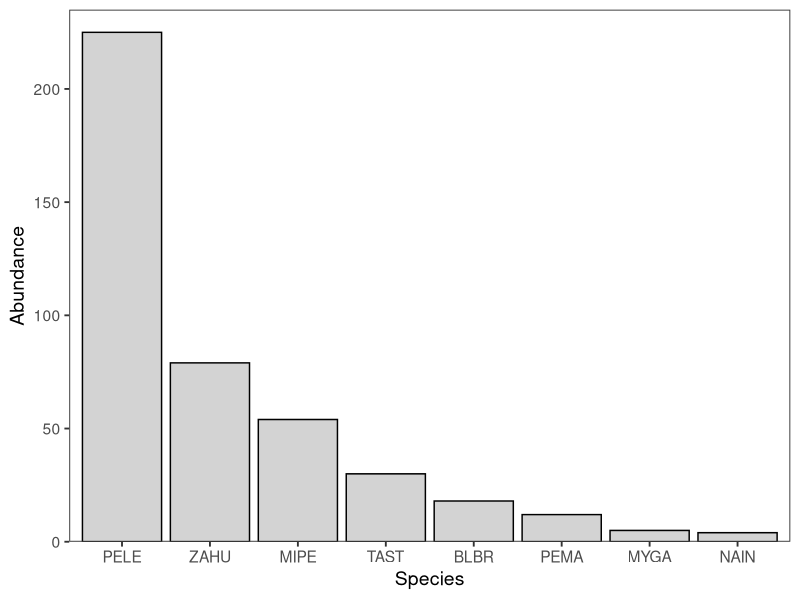
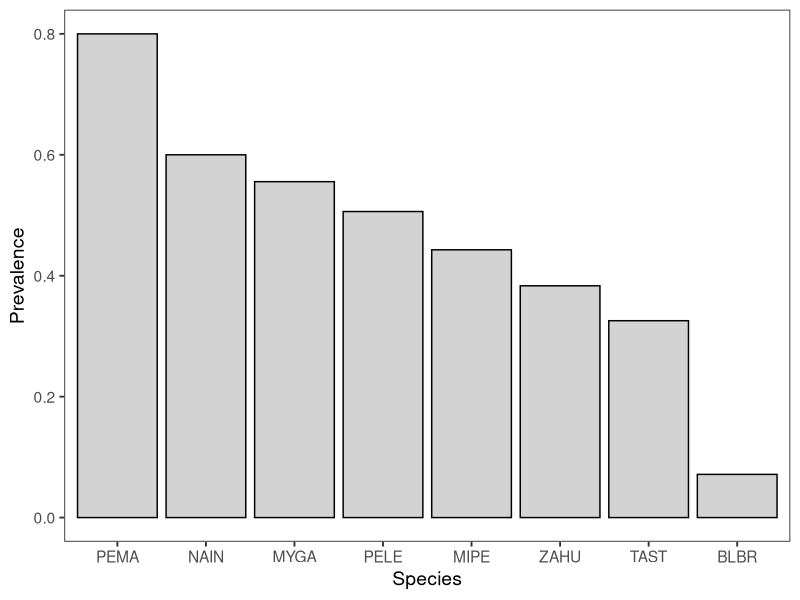
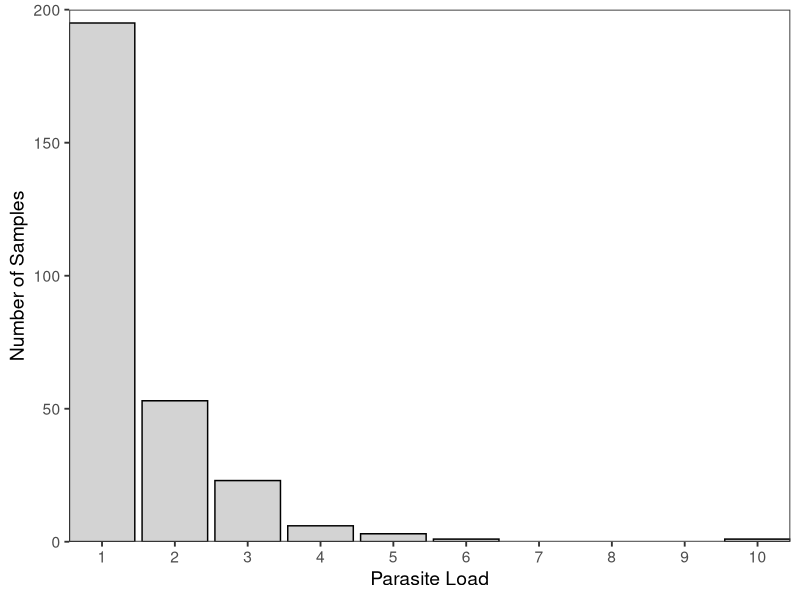
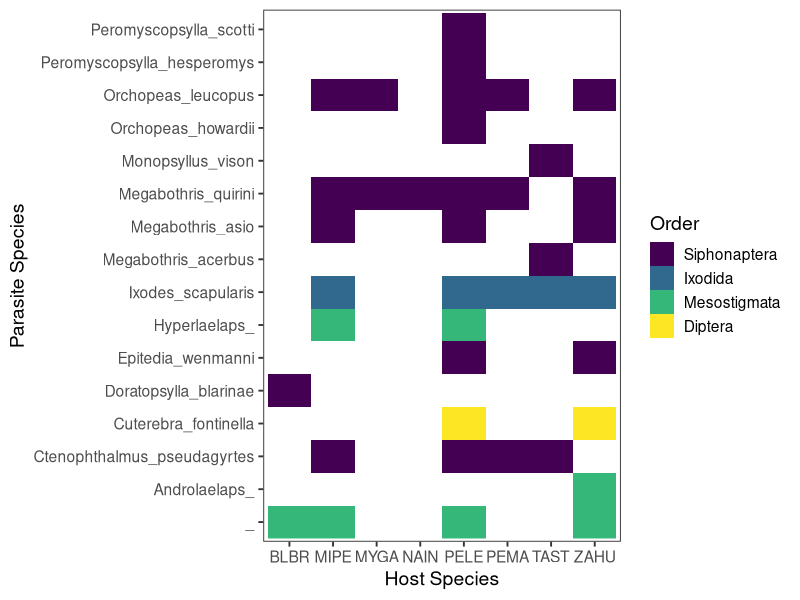
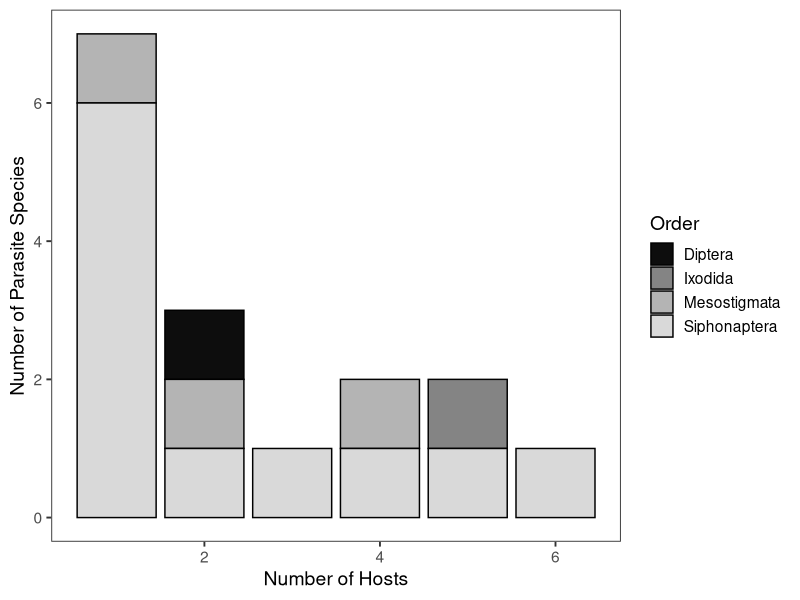

The R source for these figures, in order:
###################################################
# Building multi-scale MSOM to test links between #
# ectoparasite life history and relative          #
# importance of covariates, host specificity      #
# Ch. 3 of dissertation                           #
# Spring 2021                                     #
###################################################

# Setup --------------------------------------------
# Load packages
library(tidyverse)
library(viridis)
library(abind)

# Load data
mamm.raw <- read.csv("MammRawData.csv")
ecto.raw <- read.csv("EctosAll.csv")
veg.raw <- read.csv("VegRawData.csv")

# Set seed
set.seed(15)

# Clean data ------------------------
# Mammals
mamm.2020 <- mamm.raw %>%
  mutate(Date = as.Date(Date, format = "%d/%m/%Y")) %>%
  filter(Date > as.Date("2020-01-01")) %>%
  select(Site:Day, Tag, Abbrev:Mass, Ecto) %>%
  filter(Tag != "") %>%
  filter(!Abbrev %in% c("", "PE??", "SOCI")) %>%
  rename("SampleNo." = Ecto)

# Ectos 
ecto.clean <- ecto.raw %>%
  filter(Other != "Springtail?") %>%
  .[!(.$Order == "Ixodida" & .$Species == ""),]

# Veg
veg.2020 <- veg.raw %>%
  mutate(Date = as.Date(Date, format = "%d/%m/%Y")) %>%
  filter(Date > as.Date("2020-01-01"))

# Merge datasets and adjust day by sampling period --------------------
breaks <- c(as.Date("2020-05-25"), as.Date("2020-06-17"),
            as.Date("2020-07-12"), as.Date("2020-08-08"))

mamm.ecto <- mamm.2020 %>%
  left_join(., ecto.raw, by = "SampleNo.") %>%
  mutate(trap.sesh = cut(as.Date(Date, format = "%Y-%m-%d"), breaks, 
                         labels = as.character(1:3))) %>%
  mutate(Day = case_when(trap.sesh == "2" ~ as.character(Day+3),
                         trap.sesh == "3" ~ as.character(Day+6),
                         TRUE ~ as.character(Day))) %>%
  mutate(Day = as.numeric(Day))

# Mammal summary stats and early tables/figures ------------------
# Number of mammal species
length(unique(mamm.ecto$Abbrev))

# Individuals per mammal species
mamm.abund <- mamm.2020 %>%
  distinct_at(.vars = vars(Site, Abbrev, Tag), .keep_all = T) %>%
  group_by(Abbrev) %>%
  summarise(Count = n()) 

# Create rank-abundance figure
mamm.abund$Abbrev <- reorder(mamm.abund$Abbrev, -mamm.abund$Count)

ggplot(data = mamm.abund, aes(x = Abbrev, y = Count))+
  geom_col(fill = "light gray", color = "black")+
  scale_y_continuous(expand = c(0,0), 
                     limits = c(0, max(mamm.abund$Count+10)))+
  labs(x = "Species", y = "Abundance")+
  theme_bw(base_size = 14)+
  theme(panel.grid = element_blank())

# ggsave("MammAbund.jpeg")

# Parasite summary and tables/figures -----------------------
# Number of ectoparasite orders
length(unique(ecto.clean$Order))

# Number of ecto families
length(unique(ecto.clean$Family))

# Number of ecto species
nrow(unique(ecto.clean[c("Order", "Genus", "Species")]))

# Abundance per order
mamm.ecto %>%
  filter(is.na(Order) == F & Order != "") %>%
  group_by(Order) %>%
  summarise(Count = n()) 
# So many fleas

# table <- mamm.ecto %>%
#   filter(is.na(Order) == F & Order != "") %>%
#   group_by(Order, Genus, Species) %>%
#   summarise(Count = n())

# Prevalence by host species
mamm.prev <- mamm.ecto %>%
  group_by(Abbrev) %>%
  summarise(Prevalence = 
              length(Order[Order != "" & is.na(Order) == F])/
              length(Order)) 

mamm.prev$Abbrev <- reorder(mamm.prev$Abbrev, 
                            -mamm.prev$Prevalence)

ggplot(data = mamm.prev, aes(x = Abbrev, y = Prevalence))+
  geom_col(color = "black", fill = "lightgray")+
  labs(x = "Species")+
  theme_bw(base_size = 14)+
  theme(panel.grid = element_blank())

# ggsave(filename = "MammPrev.jpeg")

# Avg. load per capture event per species
mamm.load <- mamm.ecto %>%
  group_by(Abbrev, SampleNo.) %>%
  filter(SampleNo. != "") %>%
  summarise(ecto = n())

ggplot(data = mamm.load, aes(x = ecto))+
  geom_bar(color = "black", fill = "lightgray")+
  labs(x = "Parasite Load", y = "Number of Samples")+
  scale_x_continuous(expand = c(0,0), breaks = seq(0,10,1))+
  scale_y_continuous(expand = c(0,0), limits = c(0, 200))+
  theme_bw(base_size = 14)+
  theme(panel.grid = element_blank())

# ggsave("EctoLoad.jpeg")

# Raster of parasite specs present on host specs
mamm.raster <- mamm.ecto %>%
  filter(SampleNo. != "") %>%
  select(Abbrev, Order, Family, Genus, Species) %>%
  group_by(Abbrev) %>%
  distinct() %>% 
  filter(Order != "" & is.na(Order)==F) %>%
  .[!(.$Order == "Ixodida" & .$Species == ""),] %>%
  unite(ecto, Genus, Species) %>%
  mutate(Occ = 1)

ggplot(mamm.raster, aes(x = Abbrev, y = ecto))+
  geom_raster(aes(fill = Order))+
  scale_fill_viridis_d(limits = c("Siphonaptera", "Ixodida",
                                  "Mesostigmata", "Diptera"))+
  labs(x = "Host Species", y = "Parasite Species")+
  theme_bw(base_size = 14)+
  theme(panel.grid = element_blank())

# ggsave("ectosraster.jpeg", height = 4, width = 8.5,
#        units = "in")

# Hosts per ecto species
n.host <- mamm.ecto %>%
  filter(SampleNo. != "") %>%
  select(Abbrev, Order, Genus, Species) %>%
  distinct() %>% 
  filter(Order != "" & is.na(Order)==F) %>%
  .[!(.$Order == "Ixodida" & .$Species == ""),] %>%
  unite(ecto, Genus, Species) %>%
  group_by(Order, ecto) %>%
  summarise(hosts = n())

ggplot(data = n.host, aes(x = hosts, fill = Order))+
  geom_bar(color = "black")+
  scale_fill_manual(values = gray.colors(n = 4, end = 0.85,
                                         start = 0.05))+
  labs(x = "Number of Hosts", y = "Number of Parasite Species")+
  theme_bw(base_size = 14)+
  theme(panel.grid = element_blank())

# ggsave("NumOfHosts.jpeg")

# Prepping data for MSOM ----------------------------
# Clean data
mecto.clean <- mamm.ecto %>%
  filter(!(SampleNo. != "" & is.na(Species) == T))

# Select columns and add occupancy column
mecto.smol <- mecto.clean %>%
  select(Tag, Site, Day, Genus, Species) %>%
  unite(col = "Ecto", Genus, Species, sep = "_", na.rm = T) %>%
  mutate(Ecto = case_when(Ecto == "_" ~ NA_character_,
                          Ecto == "" ~ NA_character_,
                          TRUE ~ Ecto)) %>%
  mutate(Occ = case_when(Ecto == NA ~ NA_real_, TRUE ~ 1))
